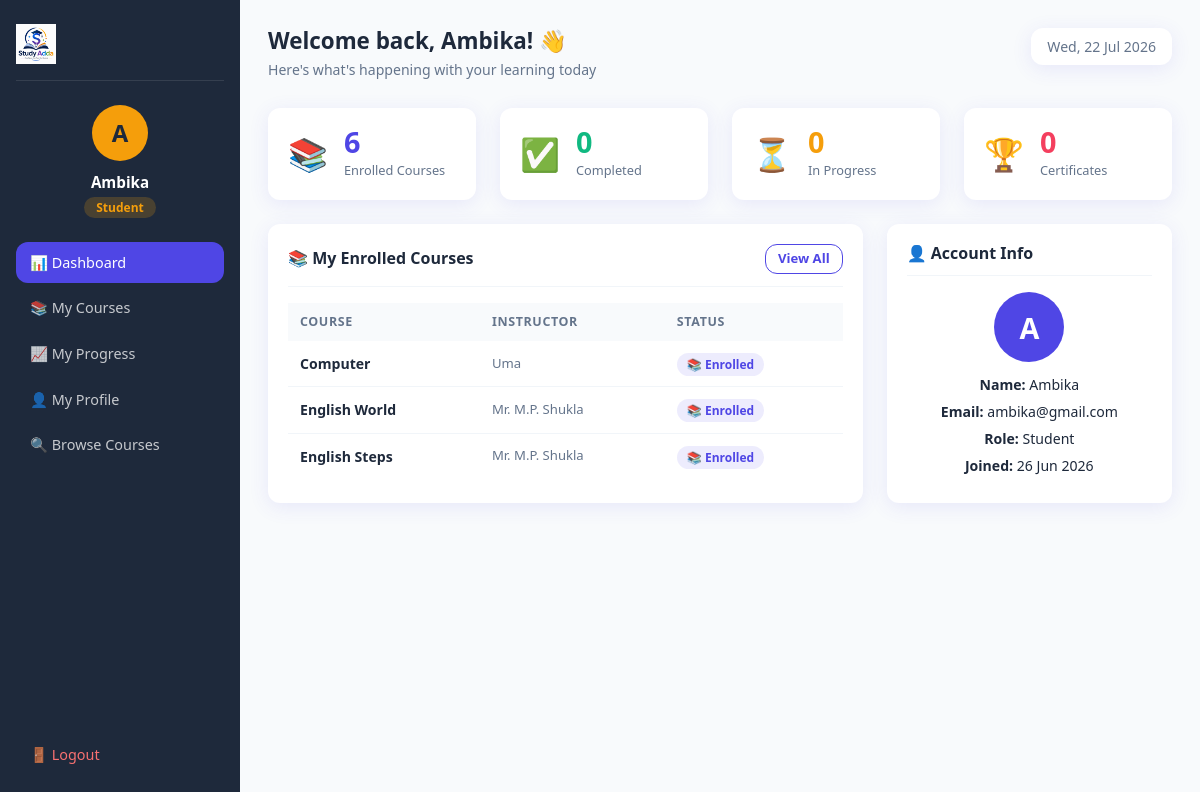
The page /student/dashboard.php (signed in) on the database its author committed.
### tables this page shows
CREATE TABLE `progress` (
  `id` int(11) NOT NULL,
  `student_id` int(11) NOT NULL,
  `course_id` int(11) NOT NULL,
  `status` enum('enrolled','in_progress','completed') DEFAULT 'enrolled',
  `updated_at` timestamp NOT NULL DEFAULT current_timestamp() ON UPDATE current_timestamp()
);

CREATE TABLE `courses` (
  `id` int(11) NOT NULL,
  `title` varchar(255) NOT NULL,
  `description` text DEFAULT NULL,
  `instructor` varchar(100) DEFAULT NULL,
  `duration` varchar(50) DEFAULT NULL,
  `price` decimal(10,2) DEFAULT 0.00,
  `class` int(11) DEFAULT NULL,
  `image` varchar(255) DEFAULT NULL,
  `created_at` timestamp NOT NULL DEFAULT current_timestamp()
);

CREATE TABLE `users` (
  `id` int(11) NOT NULL,
  `name` varchar(100) NOT NULL,
  `email` varchar(150) NOT NULL,
  `password` varchar(255) NOT NULL,
  `role` enum('student','instructor','admin') DEFAULT 'student',
  `created_at` timestamp NOT NULL DEFAULT current_timestamp(),
  `security_question` varchar(255) DEFAULT NULL,
  `security_answer` varchar(255) DEFAULT NULL
);

### student/dashboard.php (the view, shortened to what this page needs)
<?php
include "../includes/dbconfig.php";
$studentName = $_SESSION['user_name'];
$studentId   = $_SESSION['user_id'];
$stmt = mysqli_prepare($conn, "SELECT name, email, created_at FROM users WHERE id = ?");
mysqli_stmt_bind_param($stmt, "i", $studentId);
mysqli_stmt_execute($stmt);
$result  = mysqli_stmt_get_result($stmt);
$student = mysqli_fetch_assoc($result);
$enrolledCount = mysqli_fetch_assoc(mysqli_query(
    $conn,
    "SELECT COUNT(*) as t FROM enrollments WHERE student_id = $studentId"
))['t'];
$completedCount = mysqli_fetch_assoc(mysqli_query(
    $conn,
    "SELECT COUNT(*) as t FROM progress WHERE student_id = $studentId AND status = 'completed'"
))['t'];
$inProgressCount = mysqli_fetch_assoc(mysqli_query(
    $conn,
    "SELECT COUNT(*) as t FROM progress WHERE student_id = $studentId AND status = 'in_progress'"
))['t'];
$certificatesCount = $completedCount;
$stmt = mysqli_prepare(
    $conn,
    "SELECT c.id, c.title, c.instructor, c.image, p.status
     FROM enrollments e
     JOIN courses c ON e.course_id = c.id
     JOIN progress p ON p.course_id = c.id AND p.student_id = e.student_id
     WHERE e.student_id = ?
     ORDER BY e.enrolled_at DESC
     LIMIT 3"
);
mysqli_stmt_bind_param($stmt, "i", $studentId);
mysqli_stmt_execute($stmt);
$recentCourses = mysqli_stmt_get_result($stmt);
?>
<!DOCTYPE html>
<html lang="en">
<head>
    <link href="https://cdn.jsdelivr.net/npm/bootstrap@5.3.6/dist/css/bootstrap.min.css" rel="stylesheet">
    <link rel="stylesheet" href="/MyProject/css/style.css">
</head>
<body class="dashboard-body">
    <div class="dashboard-wrapper">
        <aside class="sidebar">
            <div class="sidebar-logo">
                <a href="/MyProject/index.php">
                    <img src="/MyProject/images/logo.png" alt="Study Adda" height="40">
                </a>
            </div>
            <div class="sidebar-user">
                <div class="sidebar-avatar">
                    <?php echo strtoupper(substr($studentName, 0, 1)); ?>
                </div>
                <p class="sidebar-name"><?php echo htmlspecialchars($studentName); ?></p>
                <span class="sidebar-role">Student</span>
            </div>
            <nav class="sidebar-nav">
                <a href="dashboard.php" class="sidebar-link active">📊 Dashboard</a>
                <a href="courses.php" class="sidebar-link">📚 My Courses</a>
                <a href="progress.php" class="sidebar-link">📈 My Progress</a>
                <a href="profile.php" class="sidebar-link">👤 My Profile</a>
                <a href="/MyProject/courses.php" class="sidebar-link">🔍 Browse Courses</a>
                <a href="/MyProject/logout.php" class="sidebar-link logout-link">🚪 Logout</a>
            </nav>
        </aside>
        <main class="dashboard-main">
            <div class="dashboard-topbar">
                <div>
                    <h4 class="topbar-title">Welcome back, <?php echo htmlspecialchars($studentName); ?>! 👋</h4>
                    <p class="topbar-sub">Here's what's happening with your learning today</p>
                </div>
                <div class="topbar-date">
                    <?php echo date("D, d M Y"); ?>
                </div>
            </div>
            <div class="row g-4 mb-4">
                <?php
                $stats = [
                    ["icon" => "📚", "label" => "Enrolled Courses", "value" => $enrolledCount,    "color" => "stat-teal"],
                    ["icon" => "✅", "label" => "Completed",         "value" => $completedCount,   "color" => "stat-green"],
                    ["icon" => "⏳", "label" => "In Progress",       "value" => $inProgressCount,  "color" => "stat-amber"],
                    ["icon" => "🏆", "label" => "Certificates",      "value" => $certificatesCount, "color" => "stat-rose"],
                ];
                foreach ($stats as $stat):
                ?>
                    <div class="col-6 col-lg-3">
                        <div class="stat-widget <?php echo $stat['color']; ?>">
                            <div class="stat-widget-icon"><?php echo $stat['icon']; ?></div>
                            <div>
                                <h3 class="stat-widget-value"><?php echo $stat['value']; ?></h3>
                                <p class="stat-widget-label"><?php echo $stat['label']; ?></p>
                            </div>
                        </div>
                    </div>
                <?php endforeach; ?>
            </div>
            <div class="row g-4">
                <div class="col-12 col-lg-8">
                    <div class="dashboard-card">
                        <div class="dashboard-card-header">
                            <h5 class="dashboard-card-title">📚 My Enrolled Courses</h5>
                            <a href="courses.php" class="btn-card-action">View All</a>
                        </div>
                        <?php if ($enrolledCount === 0): ?>
                            <div class="empty-dashboard text-center py-4">
                                <div style="font-size:3rem;">📭</div>
                                <h6 class="mt-2">No courses enrolled yet</h6>
                                <p class="text-muted" style="font-size:0.88rem;">Start learning by enrolling in a course</p>
                                <a href="/MyProject/courses.php" class="btn enroll-btn btn-sm mt-2">Browse Courses</a>
                            </div>
                        <?php else: ?>
                            <div class="table-responsive">
                                <table class="admin-table">
                                    <thead>
                                        <tr>
                                            <th>Course</th>
                                            <th>Instructor</th>
                                            <th>Status</th>
                                        </tr>
                                    </thead>
                                    <tbody>
                                        <?php
                                        $statusLabels = [
                                            'enrolled'    => '📚 Enrolled',
                                            'in_progress' => '⏳ In Progress',
                                            'completed'   => '✅ Completed',
                                        ];
                                        $statusColors = [
                                            'enrolled'    => 'role-student',
                                            'in_progress' => 'role-instructor',
                                            'completed'   => 'role-admin',
                                        ];
                                        while ($course = mysqli_fetch_assoc($recentCourses)):
                                        ?>
                                            <tr>
                                                <td>
                                                    <a href="/MyProject/course-detail.php?id=<?php echo $course['id']; ?>" class="table-name" style="text-decoration:none;">
                                                        <?php echo htmlspecialchars($course['title']); ?>
                                                    </a>
                                                </td>
                                                <td class="table-date"><?php echo htmlspecialchars($course['instructor']); ?></td>
                                                <td>
                                                    <span class="role-badge <?php echo $statusColors[$course['status']]; ?>">
                                                        <?php echo $statusLabels[$course['status']]; ?>
                                                    </span>
                                                </td>
                                            </tr>
                                        <?php endwhile; ?>
                                    </tbody>
                                </table>
                            </div>
                        <?php endif; ?>
                    </div>
                </div>
                <div class="col-12 col-lg-4">
                    <div class="dashboard-card">
                        <div class="dashboard-card-header">
                            <h5 class="dashboard-card-title">👤 Account Info</h5>
                        </div>
                        <div class="account-info">
                            <div class="account-avatar">
                                <?php echo strtoupper(substr($studentName, 0, 1)); ?>
                            </div>
                            <div class="account-details">
                                <p><strong>Name:</strong> <?php echo htmlspecialchars($student['name']); ?></p>
                                <p><strong>Email:</strong> <?php echo htmlspecialchars($student['email']); ?></p>
                                <p><strong>Role:</strong> Student</p>
                                <p><strong>Joined:</strong> <?php echo date("d M Y", strtotime($student['created_at'])); ?></p>
                            </div>
                        </div>
                    </div>
                </div>
            </div>
        </main>
    </div>
</body>
</html>

### rows shown on the page
progress: course.title "Computer", course.instructor "Uma", status "📚 Enrolled"
progress: course.title "English World", course.instructor "Mr. M.P. Shukla", status "📚 Enrolled"
progress: course.title "English Steps", course.instructor "Mr. M.P. Shukla", status "📚 Enrolled"
users: name "Ambika", email "ambika@gmail.com", created_at "26 Jun 2026"

### other values the page prints
substr($studentName, 0, 1) "A"
$studentName "Ambika"
$stat['icon'] "📚"
$stat['value'] "6"
$stat['label'] "Enrolled Courses"
$stat['icon'] "✅"
$stat['value'] "0"
$stat['label'] "Completed"
$stat['icon'] "⏳"
$stat['label'] "In Progress"
$stat['icon'] "🏆"
$stat['label'] "Certificates"
